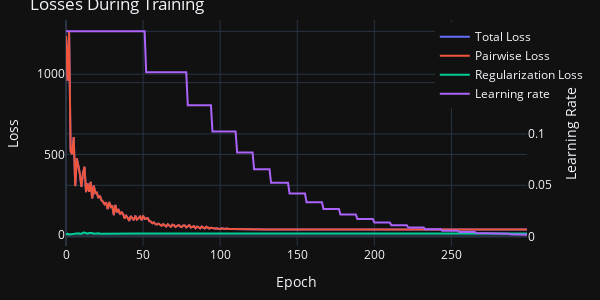

Here is the notebook cell this chart was saved with:
### Code cell
MatrixFactorization.plot_embedding_training(losses, learning_rates, verbose=True)

### Figure 1 — Plotly figure (JSON) as saved in the notebook; plotly's stock layout.template omitted (floating-point values rounded to 4 significant figures; data arrays with more than 128 entries replaced by an {"elided": "..."} marker saying what was removed)
{"data": [{"mode": "lines", "name": "Total Loss", "type": "scatter", "x": {"elided": "300 int values"}, "y": {"elided": "300 float values"}}, {"mode": "lines", "name": "Pairwise Loss", "type": "scatter", "x": {"elided": "300 int values"}, "y": {"elided": "300 float values"}}, {"mode": "lines", "name": "Regularization Loss", "type": "scatter", "x": {"elided": "300 int values"}, "y": {"elided": "300 float values"}}, {"mode": "lines", "name": "Learning rate", "type": "scatter", "x": {"elided": "300 int values"}, "y": {"elided": "300 float values"}, "yaxis": "y2"}], "layout": {"height": 300, "legend": {"x": 0.8, "xanchor": "left", "y": 0.99, "yanchor": "top"}, "margin": {"b": 20, "l": 20, "r": 20, "t": 20}, "title": {"text": "Losses During Training"}, "width": 600, "xaxis": {"title": {"text": "Epoch"}}, "yaxis": {"title": {"text": "Loss"}}, "yaxis2": {"overlaying": "y", "side": "right", "title": {"text": "Learning Rate"}}}}
